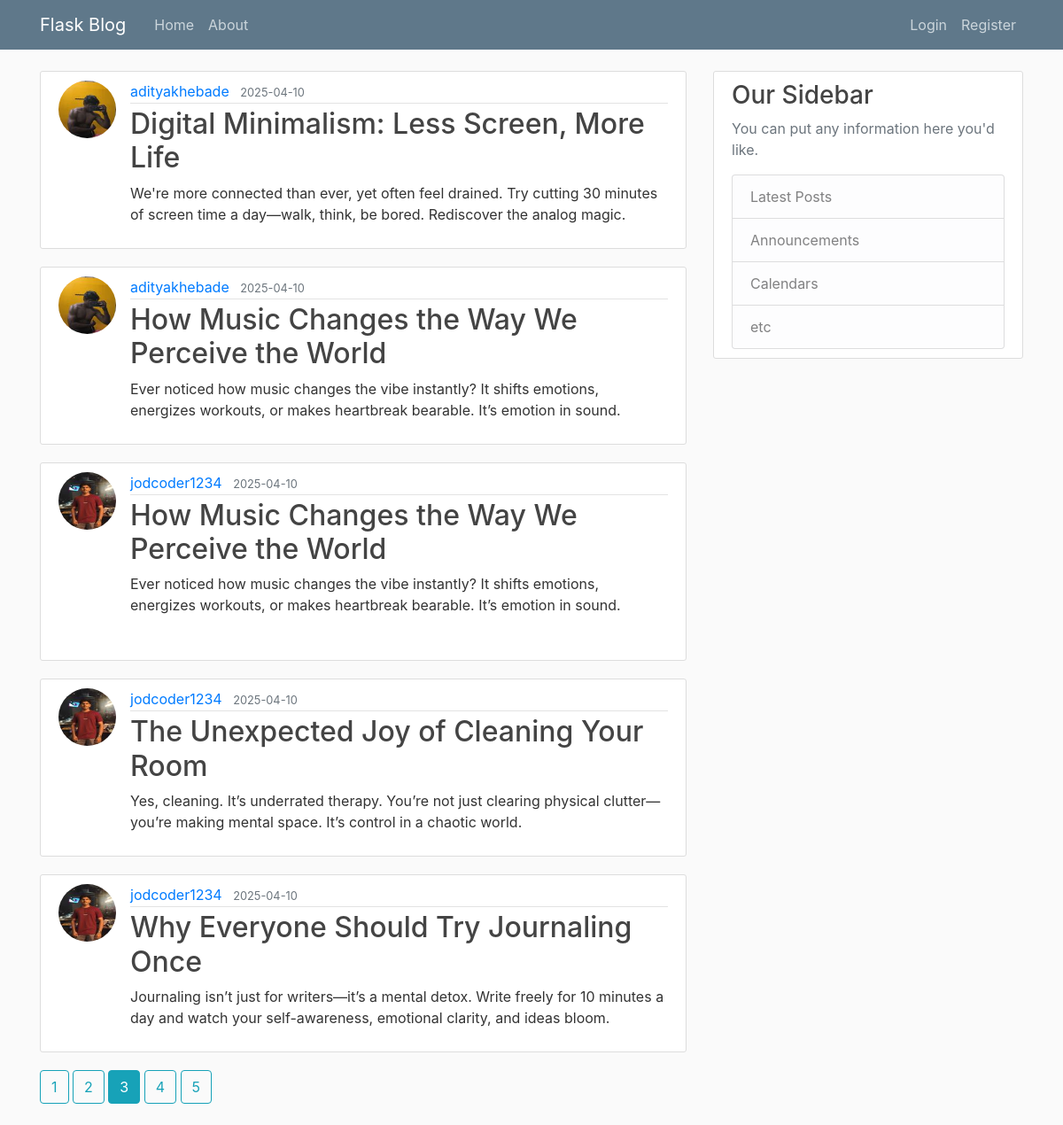
Screenshot of /home?page=3 with the database file from the repository.
### flasku/models.py (models this page shows, shortened)
class Post(db.Model):
    id = db.Column(db.Integer, primary_key=True)
    title = db.Column(db.String(100), nullable=False)
    date_posted = db.Column(db.DateTime, nullable=False, default=datetime.utcnow)
    content = db.Column(db.Text, nullable=False)
    user_id = db.Column(db.Integer, db.ForeignKey('user.id'), nullable=False)

class User(db.Model,UserMixin):
    id = db.Column(db.Integer, primary_key=True)
    username = db.Column(db.String(20), unique=True, nullable=False)
    email = db.Column(db.String(120), unique=True, nullable=False)
    image_file = db.Column(db.String(20), nullable=False, default='default.jpg')
    password = db.Column(db.String(60), nullable=False)
    posts = db.relationship('Post', backref='author', lazy=True)

### flasku/main/routes.py (the view)
@main.route('/')
@main.route('/home') #decorator drfines the
def home():
    page =request.args.get('page',1,type=int)#user can only request page with int type and default will be 1
    posts=Post.query.order_by(Post.date_posted.desc()).paginate(page=page,per_page=5)#we will paginate the page in which only 2 blogs per page and query is order by dated posted in descending order
    return render_template('home.html',posts=posts)

### flasku/templates/home.html
{% extends "layout.html" %}
{% block content %}
    {% for post in posts.items %}
    <article class="media content-section">
      <img class="rounded-circle article-img" src="{{url_for('static',filename='profile_pics/' + post.author.image_file) }}">
      <div class="media-body">
        <div class="article-metadata">
          <a class="mr-2" href="{{ url_for('users.user_posts', username=post.author.username) }}">{{ post.author.username }}</a>
          <small class="text-muted">{{ post.date_posted.strftime('%Y-%m-%d') }}</small>
        </div>
        <h2><a class="article-title" href="{{url_for('posts.post',post_id=post.id)}}">{{ post.title }}</a></h2>
        <p class="article-content">{{ post.content }}</p>
      </div>
    </article>
    {% endfor %}
    {% for page_num in posts.iter_pages(left_edge=1,right_edge=1,left_current=1,right_current=2) %}
        {%if page_num%}
               {% if posts.page==page_num%}
                <a class="btn btn-info mb-4" href="{{ url_for('main.home', page=page_num) }}">{{ page_num }}</a>
               {%else%}
                <a class="btn btn-outline-info mb-4" href="{{ url_for('main.home', page=page_num) }}">{{ page_num }}</a>
               {%endif%}
            {%else%}
            ...
        {%endif%}
    {% endfor %}
{% endblock %}

### flasku/static/main.css (style rules this page uses)
body { background: #fafafa; color: #333333; margin-top: 5rem; }
h1, h2, h3, h4, h5, h6 { color: #444444; }
.content-section { background: #ffffff; padding: 10px 20px; border: 1px solid #dddddd; border-radius: 3px; margin-bottom: 20px; }
.article-title { color: #444444; }
.article-content { white-space: pre-line; }
.article-img { height: 65px; width: 65px; margin-right: 16px; }
.article-metadata { padding-bottom: 1px; margin-bottom: 4px; border-bottom: 1px solid #e3e3e3 }

### rows the page displays
Post: image_file (picture), author.username "adityakhebade", date_posted "2025-04-10", title "Digital Minimalism: Less Screen, More Life", content "We're more connected than ever, yet often feel drained. Try cutting 30 minutes of screen time a day—walk, think, be bored. Rediscover the analog magic."
Post: image_file (picture), author.username "adityakhebade", date_posted "2025-04-10", title "How Music Changes the Way We Perceive the World", content "Ever noticed how music changes the vibe instantly? It shifts emotions, energizes workouts, or makes heartbreak bearable. It’s emotion in sound."
Post: image_file (picture), author.username "jodcoder1234", date_posted "2025-04-10", title "How Music Changes the Way We Perceive the World", content "Ever noticed how music changes the vibe instantly? It shifts emotions, energizes workouts, or makes heartbreak bearable. It’s emotion in sound."
Post: image_file (picture), author.username "jodcoder1234", date_posted "2025-04-10", title "The Unexpected Joy of Cleaning Your Room", content "Yes, cleaning. It’s underrated therapy. You’re not just clearing physical clutter—you’re making mental space. It’s control in a chaotic world."
Post: image_file (picture), author.username "jodcoder1234", date_posted "2025-04-10", title "Why Everyone Should Try Journaling Once", content "Journaling isn’t just for writers—it’s a mental detox. Write freely for 10 minutes a day and watch your self-awareness, emotional clarity, and ideas bloom."

### other values shown
{{ page_num }} "1" "2" "4" "5"
{{ page_num }} "3"
